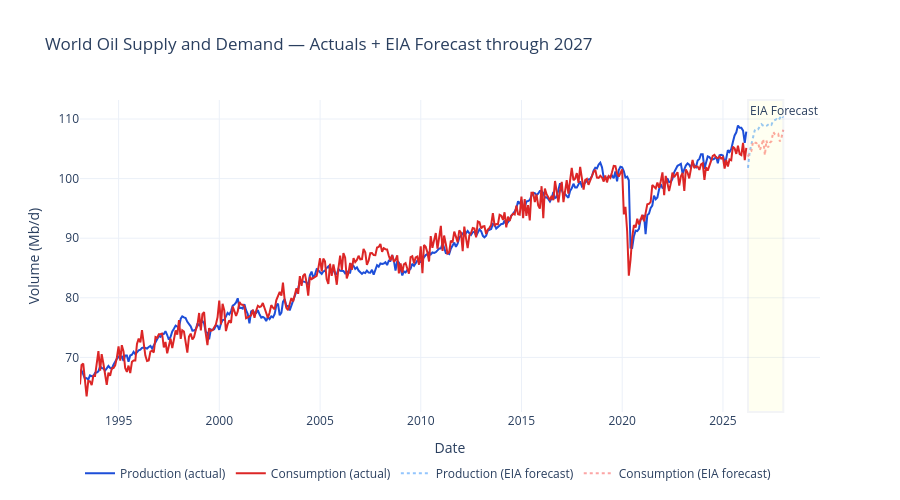

Notebook code for this chart:
### Markdown cell above
## 5. EIA Forecast — Supply and Demand Through 2027

### Code cell
# Combine actuals + forecast for forward-looking view
# Shade the forecast period differently
combined_prod = pd.concat([master['prod_world'], forecast['prod_world']]).dropna()
combined_cons = pd.concat([master['cons_world'], forecast['cons_world']]).dropna()
forecast_start = forecast.index.min()

fig = go.Figure()

# Actuals
actual_end = master.index.max()
fig.add_trace(go.Scatter(
    x=master.dropna(subset=['prod_world']).index,
    y=master.dropna(subset=['prod_world'])['prod_world'],
    mode='lines', name='Production (actual)',
    line=dict(color='#1D4ED8', width=2)
))
fig.add_trace(go.Scatter(
    x=master.dropna(subset=['cons_world']).index,
    y=master.dropna(subset=['cons_world'])['cons_world'],
    mode='lines', name='Consumption (actual)',
    line=dict(color='#DC2626', width=2)
))

# Forecasts (dashed)
fig.add_trace(go.Scatter(
    x=forecast.dropna(subset=['prod_world']).index,
    y=forecast.dropna(subset=['prod_world'])['prod_world'],
    mode='lines', name='Production (EIA forecast)',
    line=dict(color='#93C5FD', width=2, dash='dot')
))
fig.add_trace(go.Scatter(
    x=forecast.dropna(subset=['cons_world']).index,
    y=forecast.dropna(subset=['cons_world'])['cons_world'],
    mode='lines', name='Consumption (EIA forecast)',
    line=dict(color='#FCA5A5', width=2, dash='dot')
))

# Shade the forecast period
fig.add_vrect(
    x0=forecast_start, x1=forecast.index.max(),
    fillcolor='yellow', opacity=0.05,
    annotation_text='EIA Forecast', annotation_position='top left'
)

fig.update_layout(
    title='World Oil Supply and Demand — Actuals + EIA Forecast through 2027',
    xaxis_title='Date', yaxis_title='Volume (Mb/d)',
    template='plotly_white', height=500, hovermode='x unified',
    legend=dict(orientation='h', y=-0.15)
)
fig.show()

### Figure 1 — Plotly figure (JSON) as saved in the notebook; plotly's stock layout.template omitted (floating-point values rounded to 4 significant figures; data arrays with more than 128 entries replaced by an {"elided": "..."} marker saying what was removed)
{"data": [{"line": {"color": "#1D4ED8", "width": 2}, "mode": "lines", "name": "Production (actual)", "type": "scatter", "x": {"elided": "398 str values"}, "y": {"elided": "398 float values"}}, {"line": {"color": "#DC2626", "width": 2}, "mode": "lines", "name": "Consumption (actual)", "type": "scatter", "x": {"elided": "398 str values"}, "y": {"elided": "398 float values"}}, {"line": {"color": "#93C5FD", "dash": "dot", "width": 2}, "mode": "lines", "name": "Production (EIA forecast)", "type": "scatter", "x": ["2026-03-31T00:00:00.000000000", "2026-04-30T00:00:00.000000000", "2026-05-31T00:00:00.000000000", "2026-06-30T00:00:00.000000000", "2026-07-31T00:00:00.000000000", "2026-08-31T00:00:00.000000000", "2026-09-30T00:00:00.000000000", "2026-10-31T00:00:00.000000000", "2026-11-30T00:00:00.000000000", "2026-12-31T00:00:00.000000000", "2027-01-31T00:00:00.000000000", "2027-02-28T00:00:00.000000000", "2027-03-31T00:00:00.000000000", "2027-04-30T00:00:00.000000000", "2027-05-31T00:00:00.000000000", "2027-06-30T00:00:00.000000000", "2027-07-31T00:00:00.000000000", "2027-08-31T00:00:00.000000000", "2027-09-30T00:00:00.000000000", "2027-10-31T00:00:00.000000000", "2027-11-30T00:00:00.000000000", "2027-12-31T00:00:00.000000000"], "y": [101.8, 104.5, 105.7, 107.1, 108.1, 108.4, 108.3, 108.8, 109.1, 108.9, 108.7, 108.8, 109.0, 109.3, 109.0, 109.7, 109.8, 110.0, 109.8, 110.3, 110.6, 110.2]}, {"line": {"color": "#FCA5A5", "dash": "dot", "width": 2}, "mode": "lines", "name": "Consumption (EIA forecast)", "type": "scatter", "x": ["2026-03-31T00:00:00.000000000", "2026-04-30T00:00:00.000000000", "2026-05-31T00:00:00.000000000", "2026-06-30T00:00:00.000000000", "2026-07-31T00:00:00.000000000", "2026-08-31T00:00:00.000000000", "2026-09-30T00:00:00.000000000", "2026-10-31T00:00:00.000000000", "2026-11-30T00:00:00.000000000", "2026-12-31T00:00:00.000000000", "2027-01-31T00:00:00.000000000", "2027-02-28T00:00:00.000000000", "2027-03-31T00:00:00.000000000", "2027-04-30T00:00:00.000000000", "2027-05-31T00:00:00.000000000", "2027-06-30T00:00:00.000000000", "2027-07-31T00:00:00.000000000", "2027-08-31T00:00:00.000000000", "2027-09-30T00:00:00.000000000", "2027-10-31T00:00:00.000000000", "2027-11-30T00:00:00.000000000", "2027-12-31T00:00:00.000000000"], "y": [103.7, 104.4, 104.6, 106.2, 106.1, 105.9, 106.1, 104.8, 105.5, 106.6, 103.9, 106.4, 105.2, 106.0, 106.3, 107.8, 107.5, 107.3, 107.5, 106.2, 107.0, 108.2]}], "layout": {"annotations": [{"showarrow": false, "text": "EIA Forecast", "x": "2026-03-31T00:00:00", "xanchor": "left", "xref": "x", "y": 1, "yanchor": "top", "yref": "y domain"}], "height": 500, "hovermode": "x unified", "legend": {"orientation": "h", "y": -0.15}, "shapes": [{"fillcolor": "yellow", "opacity": 0.05, "type": "rect", "x0": "2026-03-31T00:00:00", "x1": "2027-12-31T00:00:00", "xref": "x", "y0": 0, "y1": 1, "yref": "y domain"}], "title": {"text": "World Oil Supply and Demand — Actuals + EIA Forecast through 2027"}, "xaxis": {"title": {"text": "Date"}}, "yaxis": {"title": {"text": "Volume (Mb/d)"}}}}
